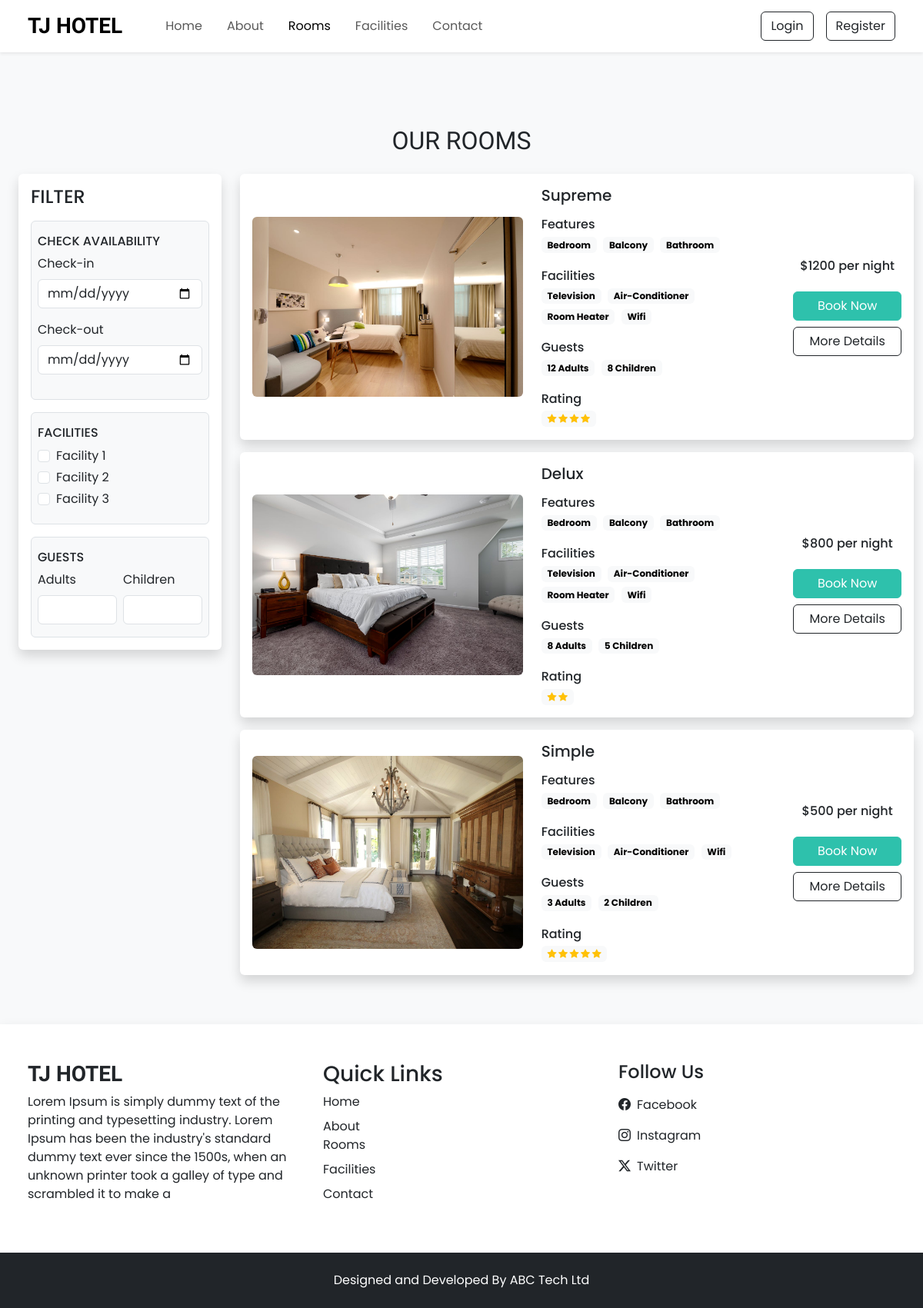
Screenshot of /rooms with the database file from the repository.
### tables this page shows
CREATE TABLE `settings` (
  `id` int(11) NOT NULL,
  `site_title` varchar(255) DEFAULT NULL,
  `site_about` varchar(500) DEFAULT NULL,
  `shutdown` tinyint(1) NOT NULL
);

CREATE TABLE `rooms` (
  `id` int(11) NOT NULL,
  `name` varchar(500) DEFAULT NULL,
  `area` float DEFAULT NULL,
  `price` float DEFAULT NULL,
  `quantity` int(50) DEFAULT NULL,
  `adult` int(11) DEFAULT NULL,
  `children` int(11) DEFAULT NULL,
  `description` varchar(500) DEFAULT NULL,
  `status` tinyint(4) NOT NULL DEFAULT 1,
  `removed` tinyint(4) NOT NULL DEFAULT 0
);

CREATE TABLE `room_image` (
  `id` int(11) NOT NULL,
  `room_id` int(50) NOT NULL,
  `image` varchar(100) NOT NULL,
  `thumb` tinyint(4) NOT NULL DEFAULT 0
);

CREATE TABLE `features` (
  `id` int(11) NOT NULL,
  `feature_name` varchar(100) DEFAULT NULL
);

CREATE TABLE `facilities` (
  `id` int(11) NOT NULL,
  `facility_icon` varchar(100) DEFAULT NULL,
  `facility_name` varchar(100) DEFAULT NULL,
  `facility_desc` varchar(500) DEFAULT NULL
);

### rooms.php (the view, shortened to what the rows shown need)
<?php
 require "top.php";
?>
<section class="py-5">
    <div class="container-fluid">
        <h2 class="h-font text-center mt-5 mb-4">OUR ROOMS</h2>
        <div class="row">
            <div class="col-lg-9">
             <div class="rooms-card">
                <?php
                  $room_sql = "SELECT * FROM `rooms` WHERE `status` = ? AND `removed` = ? ORDER BY `id` DESC";
                  $room_res = select($room_sql, "ii", [1,0]);
                  if($room_res->num_rows > 0)
                  {
                    while($room_row = $room_res->fetch_assoc())
                    {
                      ?>
                      <div class="card mb-3 border-0 shadow bg-white p-3">
                          <div class="row g-0 align-items-center">
                              <?php
                                $thumbnail_q = "SELECT * FROM `room_image` WHERE `room_id` = '{$room_row['id']}' AND `thumb` = '1'";
                                $thumbnail_res = mysqli_query($conn, $thumbnail_q);
                                if(mysqli_num_rows($thumbnail_res) > 0)
                                {
                                  $thumbnail_row = mysqli_fetch_assoc($thumbnail_res);
                                  $thumbnail = $thumbnail_row['image'];
                                }
                                else
                                {
                                  $thumbnail = "thumbnail.jpg";
                                }
                              ?>
                              <div class="col-lg-5">
                                <img src="<?= IMAGE_PATH ?>rooms/<?= $thumbnail ?>" class="img-fluid rounded">
                              </div>
                              <div class="col-lg-5 mt-4 mt-lg-0 px-lg-4">
                                  <h5 class="mb-3"><?= $room_row['name'] ?></h5>
                                  <div class="features mb-3">
                                      <h6 class="mb-1">Features</h6>
                                      <?php
                                        $features_q = "SELECT `features`.`feature_name` FROM `features`
                                                      INNER JOIN `room_features`
                                                      ON `features`.`id` = `room_features`.`feature_id`
                                                      WHERE `room_features`.`room_id` = '{$room_row['id']}'";
                                        $features_res = mysqli_query($conn, $features_q);
                                        while($features_row = mysqli_fetch_assoc($features_res))
                                        {
                                          ?>
                                            <span class="badge text-bg-light text-wrap me-1 mb-1"><?= $features_row['feature_name'] ?></span>
                                          <?php
                                        }
                                      ?>
                                  </div>
                                  <div class="facility mb-3">
                                      <h6 class="mb-1">Facilities</h6>
                                      <?php
                                        $facilities_q = "SELECT `facilities`.`facility_name` FROM `facilities`
                                                      INNER JOIN `room-facilities`
                                                      ON `facilities`.`id` = `room-facilities`.`facilities_id`
                                                      WHERE `room-facilities`.`room_id` = '{$room_row['id']}'";
                                        $facilities_res = mysqli_query($conn, $facilities_q);
                                        while($facilities_row = mysqli_fetch_assoc($facilities_res))
                                        {
                                          ?>
                                            <span class="badge text-bg-light text-wrap me-1 mb-1"><?= $facilities_row['facility_name'] ?></span>
                                          <?php
                                        }
                                      ?>
                                  </div>
                                  <div class="facility mb-3">
                                      <h6 class="mb-1">Guests</h6>
                                      <span class="badge text-bg-light text-wrap me-1 mb-1"><?= $room_row['adult'] ?> Adults</span>
                                      <span class="badge text-bg-light text-wrap me-1 mb-1"><?= $room_row['children'] ?> Children</span>
                                  </div>
                                  <?php
                                      $room_rating = "SELECT AVG(rating) AS `total_rating` FROM `rate_review` WHERE `room_id` = ? AND `seen` = 1 ORDER BY `id` DESC LIMIT 20";
                                      $room_rate_res = select($room_rating, 'i', [$room_row['id']]);
                                      $room_rate_row = $room_rate_res->fetch_assoc();
                                      if($room_rate_row['total_rating'] != NULL)
                                      {
                                        ?>
                                            <div class="rating">
                                                <h6 class="mb-1">Rating</h6>
                                                <span class="badge text-bg-light text-wrap">
                                                    <?php
                                                      for($i = 1; $i <= ceil($room_rate_row['total_rating']); $i++)
                                                      {
                                                        ?>
                                                          <i class="bi bi-star-fill text-warning"></i>
                                                        <?php
                                                      }
                                                    ?>
                                                </span>
                                            </div>
                                        <?php
                                      }
                                  ?>
                              </div>
                              <div class="col-lg-2 mt-3 mt-lg-0">
                                  <div class="text-center">
                                      <h6 class="mb-4">$<?= $room_row['price'] ?> per night</h6>
                                      <?php
                                      $login = 0;
                                      if(!$setting_row['shutdown'])
                                      {
                                        ?>
                                        <button onclick="checkLogin(<?= $login ?>, <?= $room_row['id'] ?>)" class="btn text-white custom-bg d-inline-block w-100 mb-2">Book Now</button>
                                        <?php
                                      }
                                      ?>
                                      <a href="room-details?id=<?= $room_row['id'] ?>" class="btn btn-outline-dark d-inline-block w-100">More Details</a>
                                  </div>
                              </div>
                          </div>
                      </div>
                      <?php
                    }
                  }
                ?>
             </div>
            </div>
        </div>
    </div>
</section>
<?php
 require "footer.php";
?>

### top.php (shortened to what the rows shown need)
<?php
    require "admin/inc/config.php";
    $setting_res = select("SELECT * FROM `settings` WHERE `id` = ?", 'i', [1]);
    $setting_row = $setting_res->fetch_assoc();
?>
<!DOCTYPE html>
<html lang="en">
<head>
    <link rel="stylesheet" href="assets/css/style.css">
    <link href="https://cdn.jsdelivr.net/npm/bootstrap@5.3.3/dist/css/bootstrap.min.css" rel="stylesheet">
    <link rel="stylesheet" href="https://cdn.jsdelivr.net/npm/bootstrap-icons@1.11.3/font/bootstrap-icons.min.css">
    <link rel="stylesheet" href="https://cdn.jsdelivr.net/npm/swiper@11/swiper-bundle.min.css" />
</head>
<body class="bg-light">
    <nav id="nav-bar" class="navbar navbar-expand-lg bg-white px-lg-4 py-lg-2 shadow-sm sticky-top">
        <div class="container-fluid">
            <a class="navbar-brand h-font fs-3 fw-bold me-5" href="index"><?= $setting_row['site_title'] ?></a>
            <div class="collapse navbar-collapse" id="navbarSupportedContent">
                <ul class="navbar-nav me-auto mb-2 mb-lg-0">
                </ul>
                <div class="d-flex align-items-center gap-2 gap-lg-3">
                </div>
            </div>
        </div>
    </nav>

### footer.php (shortened to what the rows shown need)
    <section class="footer py-5 bg-white shadow px-lg-4">
        <div class="container-fluid">
            <div class="row">
                <div class="col-md-4">
                    <h3 class="h-font fw-bold mb-2"><?= $setting_row['site_title'] ?></h3>
                    <p><?= $setting_row['site_about'] ?></p>
                </div>
            </div>
        </div>
    </section>
</body>
</html>

### rows the page displays
settings: site_title "TJ HOTEL", site_about "Lorem Ipsum is simply dummy text of the printing and typesetting industry. Lorem Ipsum has been the industry's standard dummy text ever since the 1500s, when an unknown printer took a galley of type and scrambled it to make a"
rooms: room_image.image (picture), name "Supreme", adult "12", children "8", price "1200"
features: feature_name "Bedroom"
features: feature_name "Balcony"
features: feature_name "Bathroom"
facilities: facility_name "Television"
facilities: facility_name "Air-Conditioner"
facilities: facility_name "Room Heater"
facilities: facility_name "Wifi"
rooms: room_image.image (picture), name "Delux", adult "8", children "5", price "800"
rooms: room_image.image (picture), name "Simple", adult "3", children "2", price "500"
